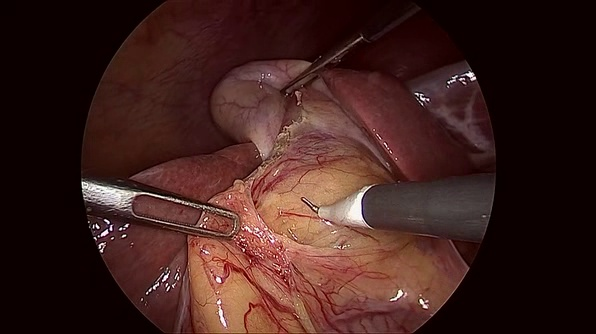
#> input picture datasets/miccaiSegRefined/train/images/06625.jpg, 596 x 334 px, given in place of images, which was not available
$ jupyter execute 'Calculate Mean and Std of Dataset.ipynb'   (text cells are left out)
#> lines starting #> are read from the running program, lines starting #| are printed output that depends on the picture; pictures that were not available may be replaced by others from this repository, and a replacement may not be noted
[cell 1]
import cv2
import numpy as np
import os

[cell 2]
# Specify the dataset directory
data_dir = 'datasets/m2cai16-tool/train_dataset/train'

files = os.listdir(data_dir)

[cell 3]
meanR = 0
meanG = 0
meanB = 0
stdR = 0
stdG = 0
stdB = 0

for i in range(len(files)):
    file_name = os.path.join(data_dir, files[i])
    img = cv2.imread(file_name) / 255

    R = img[:,:,2]
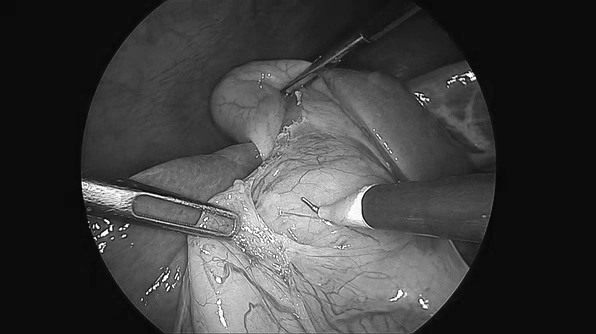
#> R: shape (334, 596) float64; min 0.00392, max 1, mean 0.249
    meanR += np.mean(R)
#> meanR = 0.249
    stdR += np.std(R)
#> stdR = 0.224
    G = img[:,:,1]
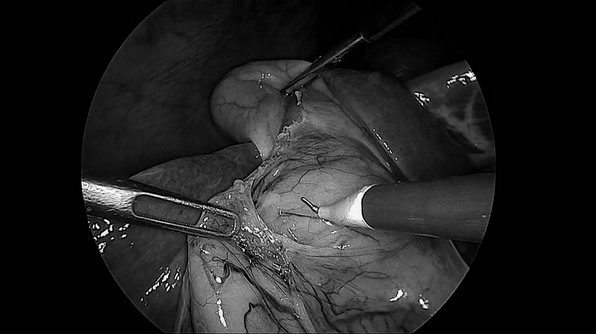
#> G: shape (334, 596) float64; min 0, max 1, mean 0.131
    meanG += np.mean(G)
#> meanG = 0.131
    stdG += np.std(G)
#> stdG = 0.168
    B = img[:,:,0]
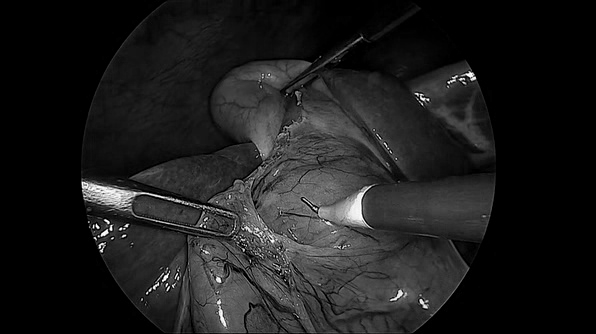
#> B: shape (334, 596) float64; min 0, max 1, mean 0.115
    meanB += np.mean(B)
#> meanB = 0.115
    stdB += np.std(B)
#> stdB = 0.148

meanR = meanR / len(files)
meanG = meanG / len(files)
meanB = meanB / len(files)
stdR = stdR / len(files)
stdG = stdG / len(files)
stdB = stdB / len(files)

[cell 4]
meanR = meanR / i
#> meanR = inf
meanG = meanG / i
#> meanG = inf
meanB = meanB / i
#> meanB = inf
stdR = stdR / i
#> stdR = inf
stdG = stdG / i
#> stdG = inf
stdB = stdB / i
#> stdB = inf

[cell 5]
print(meanR)
#| inf
print(meanG)
#| inf
print(meanB)
#| inf
print(stdR)
#| inf
print(stdG)
#| inf
print(stdB)
#| inf
